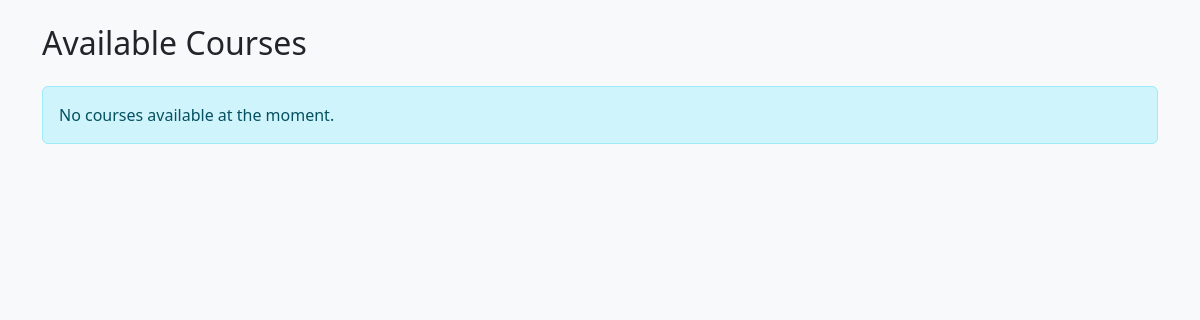
/courses/available/, run on an earlier commit of the app's database.
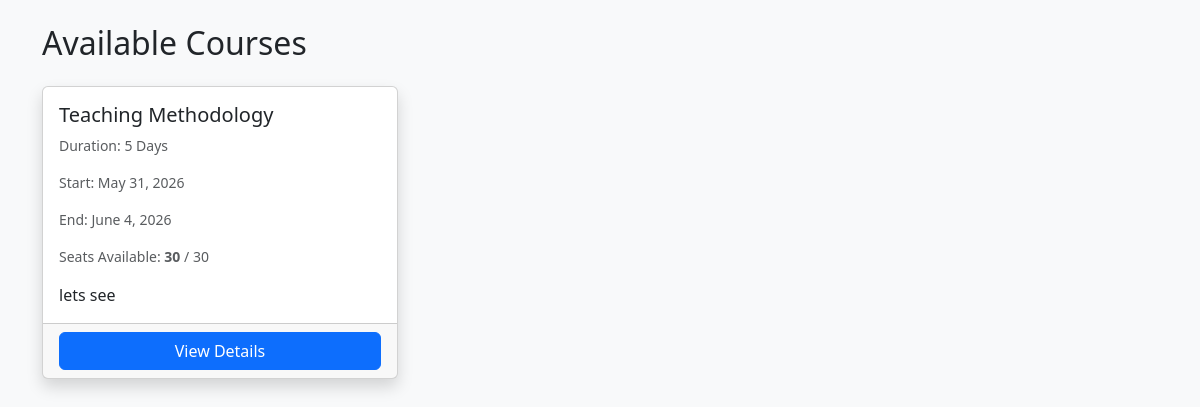
And on a later commit of the database.
### courses/models.py (models this page shows, shortened)
class Course(models.Model):
    title = models.CharField(max_length=255)
    description = models.TextField()
    eligibility = models.TextField()
    duration = models.CharField(max_length=100)
    start_date = models.DateField()
    end_date = models.DateField()
    total_seats = models.IntegerField()
    seats_filled = models.IntegerField(default=0)
    is_visible = models.BooleanField(default=True)
    is_closed = models.BooleanField(default=False)
    created_by = models.ForeignKey(CustomUser, on_delete=models.SET_NULL, null=True)
    created_at = models.DateTimeField(auto_now_add=True)
    def seats_available(self):
        return self.total_seats - self.seats_filled

### courses/views.py (the view)
# urls.py: path('available/', views.applicant_course_list, name='applicant_course_list'),    # new
def applicant_course_list(request):
    courses = Course.objects.filter(is_visible=True, is_closed=False)
    return render(request, 'courses/applicant_course_list.html', {'courses': courses})

### templates/courses/applicant_course_list.html
{% extends 'base.html' %}
{% block content %}
<div class="container mt-4">
    <h2 class="mb-4">Available Courses</h2>
    {% if courses %}
    <div class="row">
        {% for course in courses %}
        <div class="col-md-4 mb-4">
            <div class="card shadow h-100">
                <div class="card-body">
                    <h5 class="card-title">{{ course.title }}</h5>
                    <p class="text-muted small">Duration: {{ course.duration }}</p>
                    <p class="text-muted small">Start: {{ course.start_date }}</p>
                    <p class="text-muted small">End: {{ course.end_date }}</p>
                    <p class="text-muted small">
                        Seats Available:
                        <strong>{{ course.seats_available }}</strong> / {{ course.total_seats }}
                    </p>
                    <p class="card-text">{{ course.description|truncatewords:20 }}</p>
                </div>
                <div class="card-footer">
                    <a href="{% url 'course_detail' course.pk %}" class="btn btn-primary w-100">View Details</a>
                </div>
            </div>
        </div>
        {% endfor %}
    </div>
    {% else %}
        <div class="alert alert-info">No courses available at the moment.</div>
    {% endif %}
</div>
{% endblock %}

What changed in the data, as far as the page shows it:
added Course: title "Teaching Methodology", duration "5 Days", start_date "May 31, 2026", end_date "June 4, 2026", seats_available "30", total_seats "30", description "lets see"
Also different on the page:
text no longer shown: "No courses available at the moment."
